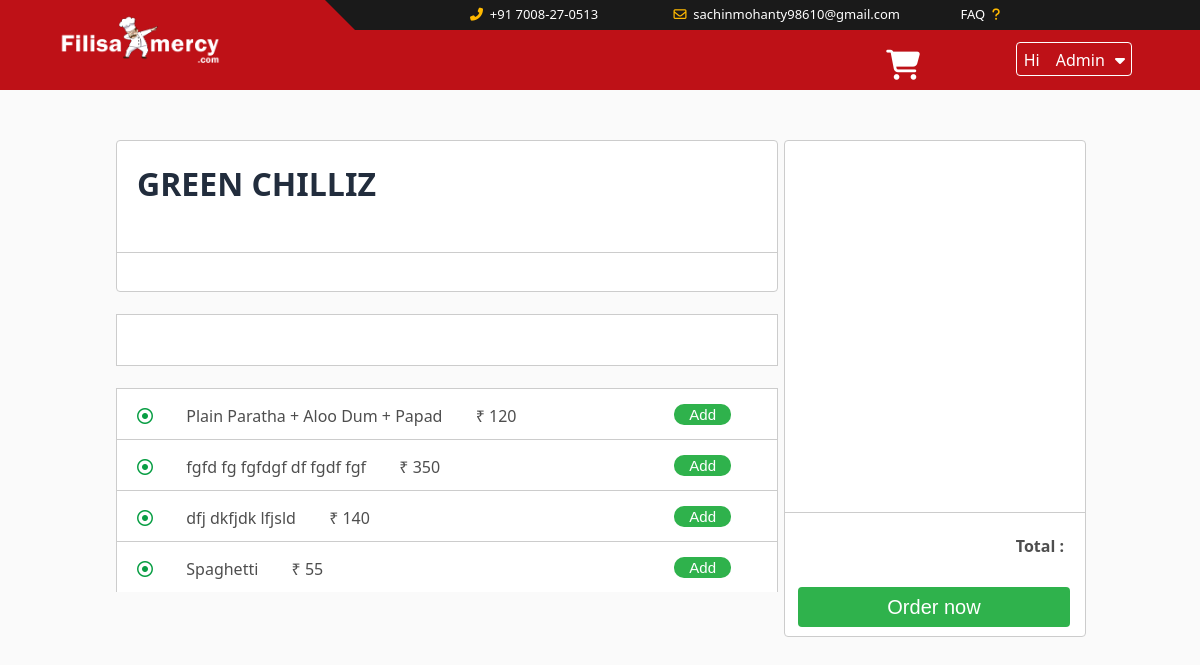
Page /buy-foods.php?restaurant=5655156 (signed in) on the committed database.
### tables this page shows
CREATE TABLE IF NOT EXISTS `restaurants` (
  `res_id` int(11) NOT NULL AUTO_INCREMENT,
  `rndm_num` varchar(20) DEFAULT NULL,
  `res_name` varchar(255) NOT NULL,
  `price` double(6,2) DEFAULT NULL,
  `res_info` varchar(255) NOT NULL,
  `res_info2` varchar(255) NOT NULL,
  `veg` varchar(3) DEFAULT NULL,
  `res_img` varchar(255) NOT NULL,
  `area` varchar(20) NOT NULL,
  `dist` varchar(20) NOT NULL,
  `category` varchar(20) DEFAULT NULL,
  PRIMARY KEY (`res_id`),
  UNIQUE KEY `rndm_num` (`rndm_num`)
);

CREATE TABLE IF NOT EXISTS `foods` (
  `sl` int(11) NOT NULL AUTO_INCREMENT,
  `res_id` varchar(50) NOT NULL,
  `foods` varchar(255) NOT NULL,
  `price` double NOT NULL,
  `veg` varchar(5) NOT NULL,
  PRIMARY KEY (`sl`)
);

### buy-foods.php (the view, shortened to what this page needs)
<?php
  $check = $_GET["restaurant"];
  ?>
<!DOCTYPE html>
<html>
<head>
	<link rel="stylesheet" type="text/css" href="Design Codes/CSS/buy-foods.css">
        <link rel="stylesheet" type="text/css" href="Design Codes/CSS/footer.css">
        <link rel="stylesheet" type="text/css" href="Design Codes/site.css">
        <link rel="stylesheet" type="text/css" href="Design Codes/CSS/searchbox.css">
    <link rel="stylesheet" type="text/css" href="Design Codes/CSS/create-acc.css">
</head>
<body>
    <?php
    include("header.php");
    ?>
	<div class="cart-box" id="cart-box">
		<div class="content-cart" id="content-cart">
            <div class="item-box">
                 <?php
                 foreach($_SESSION['shopping_cart'] as $key => $values) {
                     $total += $values["item_price"];
              ?>
                <div class="item" id="item">
                    <p><?php echo $values["item_name"].' - ₹ '.$values["item_price"] ?></p>
                    <p id="qtyText">Qty
                    <input type="text" name="qty" value="1" min="1" max="100" readonly>
                    <a href="removeitem.php?restaurant=<?php echo $check; ?>&id=<?php echo $values["item_code"]; ?>">X</a>
                  </p>
                </div>
               <?php } ?>
            </div>
            <div class="total-price">
                <h4>Total : <?php echo $total ?></h4>
                <form action="Order.php?restaurant=<?php echo $check; ?>&id=<?php echo $values["item_code"]; ?>">
                <input type="submit" name="checkout" id="checkout" value="Order now">
                </form>
            </div>
        </div>
	</div>
	<div class="wrapper">
		<div class="resname-box">
			<div class="upper-box">
				<h1><?php
        $query = "SELECT * FROM restaurants WHERE rndm_num='$check' ";
            $sql = mysqli_query($conn,$query);
            $row = mysqli_fetch_array($sql);
            echo $row['res_name'];
         ?></h1>
			</div>
			<div class="lower-box"></div>
		</div><br>
		<div class="food-cat"></div><br>
        <?php
            $query = "SELECT * FROM foods WHERE res_id='$check' ";
            $sql = mysqli_query($conn,$query);
            while($row = mysqli_fetch_array($sql))
            {
              $foods= $row['foods'];
              $price= $row['price'];
              ?>
        <div class="food-box">
			             <p><i class="far fa-dot-circle"></i>&nbsp &nbsp &nbsp &nbsp <?php echo $foods; ?>&nbsp &nbsp &nbsp &nbsp <?php echo '₹ '.$price ?></p>
                <form action="buy-foods.php?restaurant=<?php echo $check; ?>" method="POST">
                    <input type="submit" name="add_to_cart" value="Add" id="add">
            </form>
		</div>
  <?php } ?>
	</div>
</body>
</html>

### Design Codes/CSS/buy-foods.css (style rules this page uses)
body { margin: 0; padding: 0; background: #f3f3f3; font-family: segoe UI; color: #4e4e4e; }
.wrapper { margin-top: 30px; width: 55%; height: auto; padding: 20px; position: absolute; left: 8%; }
.resname-box { height: 150px; width: 100%; background: #fff ; border-radius: 4px; border: 1px solid #ccc; }
.upper-box { width: 100%; height: 60%; border-bottom: 1px solid #ccc; }
.lower-box { height: 40%; width: 100%; }
.upper-box h1 { text-transform: uppercase; color: #222D3D; margin-left: 20px; }
.food-cat { width: 100%; height: 50px; background: #fff; border: 1px solid #ccc; }
.food-box { width: 100%; height: 50px; background: #fff; border-top: 1px solid #ccc; border-left: 1px solid #ccc; border-right: 1px solid #ccc; }
.cart-box { height:auto; width: 300px; position: absolute; right: 0; margin-top: 30px; right: 8%; padding: 20px; }
.content-cart { height: 495px; width: 100%; background: #fff; border: 1px solid #ccc; border-radius: 4px; }
.food-box p { position: absolute; margin-left: 20px; }
.food-box p i { color: #099E44; }
.food-box form input[type=submit] { background: #2FB24C; padding: 2px 15px; color: white; border-radius: 10px ; border-style: none; font-size: 15px; position: absolute; right: 0; margin: 15px 65px; cursor: pointer; }
.item-box { width: 100%; height: 75%; border-bottom: 1px solid #ccc; overflow-y: scroll; }
.total-price { width: 100%; height: 30%; }
.total-price h4 { position: absolute; right: 0; margin-right: 40px; }
.total-price input[type=submit] { background: #2FB24C; border-style: none; border-radius: 4px; color: #fff; width: 80%; height: 40px; font-size: 20px; position: absolute; left: 50%; transform: translateX(-50%); bottom: 0; margin-bottom: 30px; cursor: pointer; transition: .3s ease; }

### Design Codes/CSS/footer.css (style rules this page uses)
html { scroll-behavior: smooth; }

### Design Codes/site.css (style rules this page uses)
body { padding: 0; margin: 0; background-image: url(""); background-repeat: no-repeat; background-size: cover; height: auto; background-color: #FAFAFA; }

### rows in the picture
restaurants: res_name "GREEN CHILLIZ"
foods: foods "Plain Paratha + Aloo Dum + Papad", price "120"
foods: foods "fgfd fg fgfdgf df fgdf fgf", price "350"
foods: foods "dfj dkfjdk lfjsld", price "140"
foods: foods "Spaghetti", price "55"

### other values in the picture
$user_logged "Admin"
